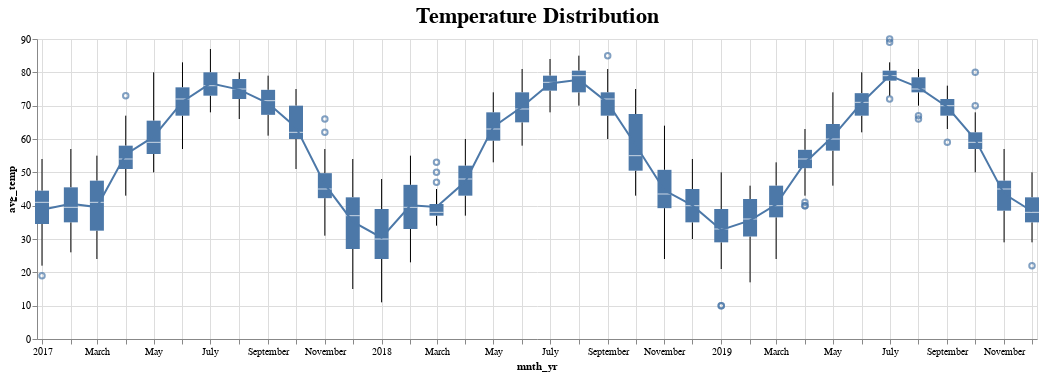

The cell this chart's notebook holds for it:
### Code cell
box_plots = alt.Chart(weather_ddf).mark_boxplot().encode(
    x='mnth_yr:T',y=alt.Y('avg_temp:Q')).properties(title = alt.Text(text = "Temperature Distribution",fontSize = 22),width = 1000)

line_plots = alt.Chart(weather_ddf).mark_line().encode(
    x='mnth_yr:T',y=alt.Y('mean(avg_temp):Q')).properties(title = alt.Text(text = "Temperature Distribution",fontSize = 22),width = 1000)

box_plots+line_plots

### Figure 1 — Vega-Lite specification as saved in the notebook (floating-point values rounded to 4 significant figures; data arrays with more than 128 entries replaced by an {"elided": "..."} marker saying what was removed)
{"config": {"background": "white", "view": {"continuousWidth": 400, "continuousHeight": 300}}, "layer": [{"mark": "boxplot", "encoding": {"x": {"type": "temporal", "field": "mnth_yr"}, "y": {"type": "quantitative", "field": "avg_temp"}}, "title": {"text": "Temperature Distribution", "fontSize": 22}, "width": 1000}, {"mark": "line", "encoding": {"x": {"type": "temporal", "field": "mnth_yr"}, "y": {"type": "quantitative", "aggregate": "mean", "field": "avg_temp"}}, "title": {"text": "Temperature Distribution", "fontSize": 22}, "width": 1000}], "data": {"name": "data-234cc5bfd67c1f6907558215c9cb98f1"}, "$schema": "https://vega.github.io/schema/vega-lite/v4.8.1.json", "datasets": {"data-234cc5bfd67c1f6907558215c9cb98f1": {"elided": "1095 records"}}}
